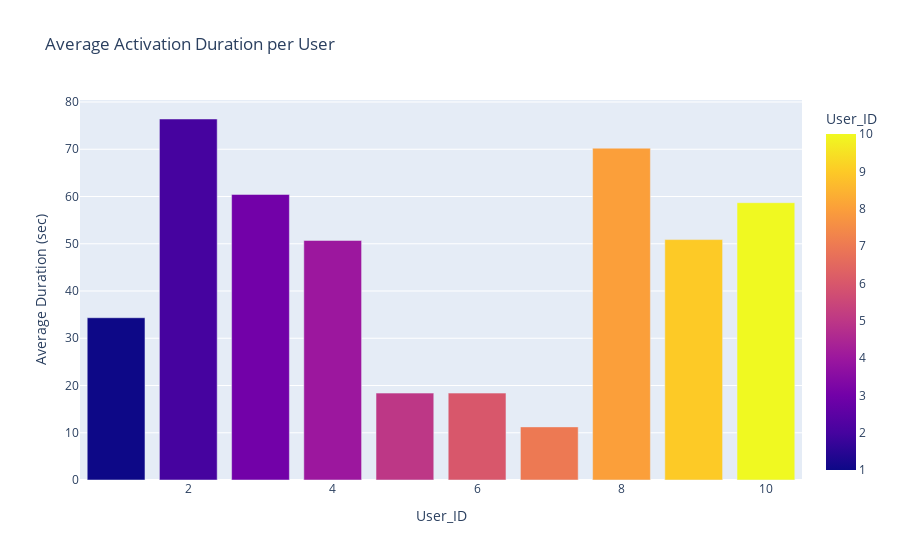
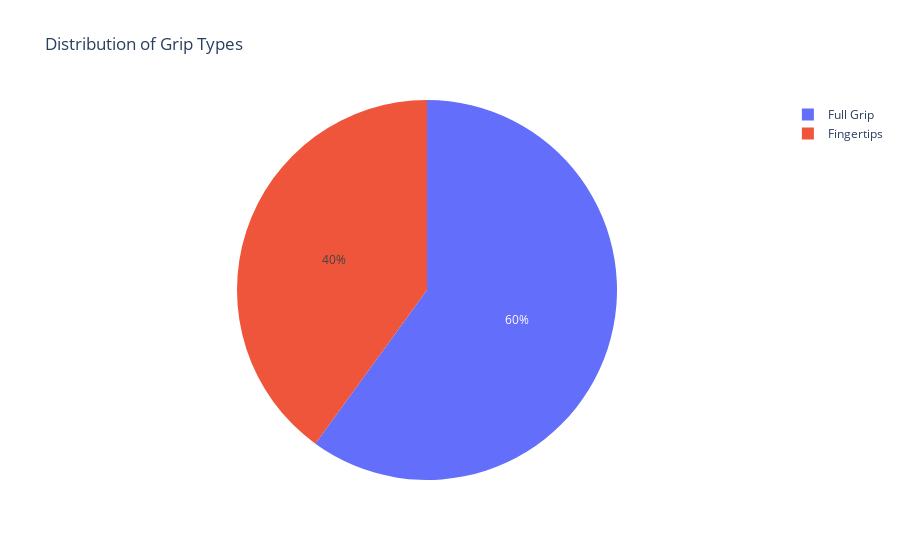
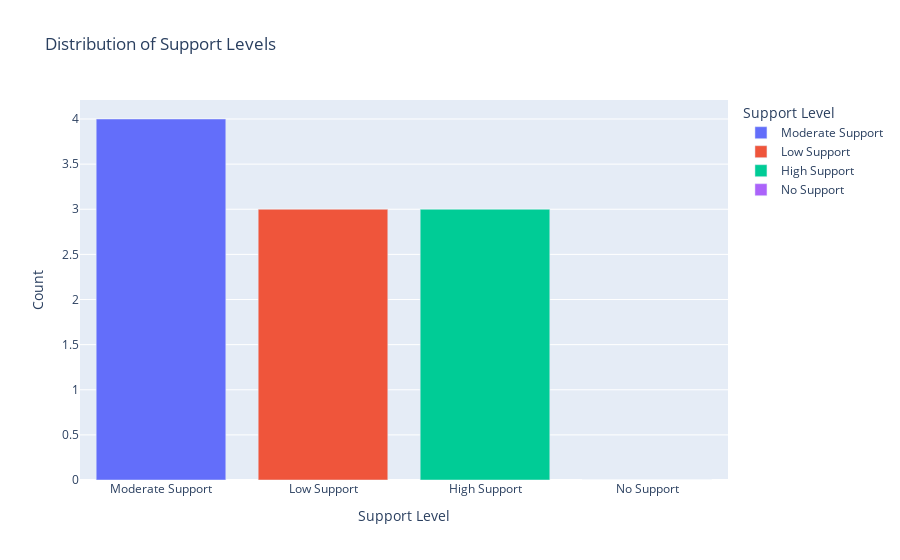

The notebook cell these images were saved under, in order:
### Code cell
# Insights
average_duration_per_user = handrail_dataset.groupby('User_ID')['Activation_Duration_sec'].mean()
most_common_grip_type = handrail_dataset['Grip_Type'].mode().iloc[0]
reliance_counts = handrail_dataset['Reliance_Category'].value_counts()

# Visualization 1: Average Activation Duration per User
fig1 = px.bar(average_duration_per_user.reset_index(), x='User_ID', y='Activation_Duration_sec',
              title='Average Activation Duration per User',
              labels={'Activation_Duration_sec': 'Average Duration (sec)'},
              color='User_ID')  # Different color for each user

# Visualization 2: Distribution of Grip Types
fig2 = px.pie(handrail_dataset, names='Grip_Type', title='Distribution of Grip Types',
              color='Grip_Type')  # Different color for each grip type

# Visualization 3: Support Level Distribution
fig3 = px.bar(reliance_counts.reset_index(), x='index', y='Reliance_Category',
              title='Distribution of Support Levels',
              labels={'Reliance_Category': 'Count', 'index': 'Support Level'},
              color='index')  # Different color for each support level

# Show Visualizations
fig1.show()
fig2.show()
fig3.show()

### Figure 1 — Plotly figure (JSON) as saved in the notebook; plotly's stock layout.template omitted (floating-point values rounded to 4 significant figures)
{"data": [{"alignmentgroup": "True", "hovertemplate": "User_ID=%{marker.color}<br>Average Duration (sec)=%{y}<extra></extra>", "legendgroup": "", "marker": {"color": [1, 2, 3, 4, 5, 6, 7, 8, 9, 10], "coloraxis": "coloraxis", "pattern": {"shape": ""}}, "name": "", "offsetgroup": "", "orientation": "v", "showlegend": false, "textposition": "auto", "type": "bar", "x": [1, 2, 3, 4, 5, 6, 7, 8, 9, 10], "xaxis": "x", "y": [34.34, 76.4, 60.44, 50.7, 18.39, 18.39, 11.24, 70.23, 50.88, 58.69], "yaxis": "y"}], "layout": {"barmode": "relative", "coloraxis": {"colorbar": {"title": {"text": "User_ID"}}, "colorscale": [[0, "#0d0887"], [0.1111, "#46039f"], [0.2222, "#7201a8"], [0.3333, "#9c179e"], [0.4444, "#bd3786"], [0.5556, "#d8576b"], [0.6667, "#ed7953"], [0.7778, "#fb9f3a"], [0.8889, "#fdca26"], [1, "#f0f921"]]}, "legend": {"tracegroupgap": 0}, "title": {"text": "Average Activation Duration per User"}, "xaxis": {"anchor": "y", "domain": [0, 1], "title": {"text": "User_ID"}}, "yaxis": {"anchor": "x", "domain": [0, 1], "title": {"text": "Average Duration (sec)"}}}}

### Figure 2 — Plotly figure (JSON) as saved in the notebook; plotly's stock layout.template omitted (floating-point values rounded to 4 significant figures)
{"data": [{"customdata": [["Full Grip"], ["Fingertips"], ["Full Grip"], ["Fingertips"], ["Full Grip"], ["Fingertips"], ["Fingertips"], ["Full Grip"], ["Full Grip"], ["Full Grip"]], "domain": {"x": [0, 1], "y": [0, 1]}, "hovertemplate": "Grip_Type=%{customdata[0]}<extra></extra>", "labels": ["Full Grip", "Fingertips", "Full Grip", "Fingertips", "Full Grip", "Fingertips", "Fingertips", "Full Grip", "Full Grip", "Full Grip"], "legendgroup": "", "marker": {"colors": ["#636efa", "#EF553B", "#636efa", "#EF553B", "#636efa", "#EF553B", "#EF553B", "#636efa", "#636efa", "#636efa"]}, "name": "", "showlegend": true, "type": "pie"}], "layout": {"legend": {"tracegroupgap": 0}, "title": {"text": "Distribution of Grip Types"}}}

### Figure 3 — Plotly figure (JSON) as saved in the notebook; plotly's stock layout.template omitted (floating-point values rounded to 4 significant figures)
{"data": [{"alignmentgroup": "True", "hovertemplate": "Support Level=%{x}<br>Count=%{y}<extra></extra>", "legendgroup": "Moderate Support", "marker": {"color": "#636efa", "pattern": {"shape": ""}}, "name": "Moderate Support", "offsetgroup": "Moderate Support", "orientation": "v", "showlegend": true, "textposition": "auto", "type": "bar", "x": ["Moderate Support"], "xaxis": "x", "y": [4], "yaxis": "y"}, {"alignmentgroup": "True", "hovertemplate": "Support Level=%{x}<br>Count=%{y}<extra></extra>", "legendgroup": "Low Support", "marker": {"color": "#EF553B", "pattern": {"shape": ""}}, "name": "Low Support", "offsetgroup": "Low Support", "orientation": "v", "showlegend": true, "textposition": "auto", "type": "bar", "x": ["Low Support"], "xaxis": "x", "y": [3], "yaxis": "y"}, {"alignmentgroup": "True", "hovertemplate": "Support Level=%{x}<br>Count=%{y}<extra></extra>", "legendgroup": "High Support", "marker": {"color": "#00cc96", "pattern": {"shape": ""}}, "name": "High Support", "offsetgroup": "High Support", "orientation": "v", "showlegend": true, "textposition": "auto", "type": "bar", "x": ["High Support"], "xaxis": "x", "y": [3], "yaxis": "y"}, {"alignmentgroup": "True", "hovertemplate": "Support Level=%{x}<br>Count=%{y}<extra></extra>", "legendgroup": "No Support", "marker": {"color": "#ab63fa", "pattern": {"shape": ""}}, "name": "No Support", "offsetgroup": "No Support", "orientation": "v", "showlegend": true, "textposition": "auto", "type": "bar", "x": ["No Support"], "xaxis": "x", "y": [0], "yaxis": "y"}], "layout": {"barmode": "relative", "legend": {"title": {"text": "Support Level"}, "tracegroupgap": 0}, "title": {"text": "Distribution of Support Levels"}, "xaxis": {"anchor": "y", "categoryarray": ["Moderate Support", "Low Support", "High Support", "No Support"], "categoryorder": "array", "domain": [0, 1], "title": {"text": "Support Level"}}, "yaxis": {"anchor": "x", "domain": [0, 1], "title": {"text": "Count"}}}}
